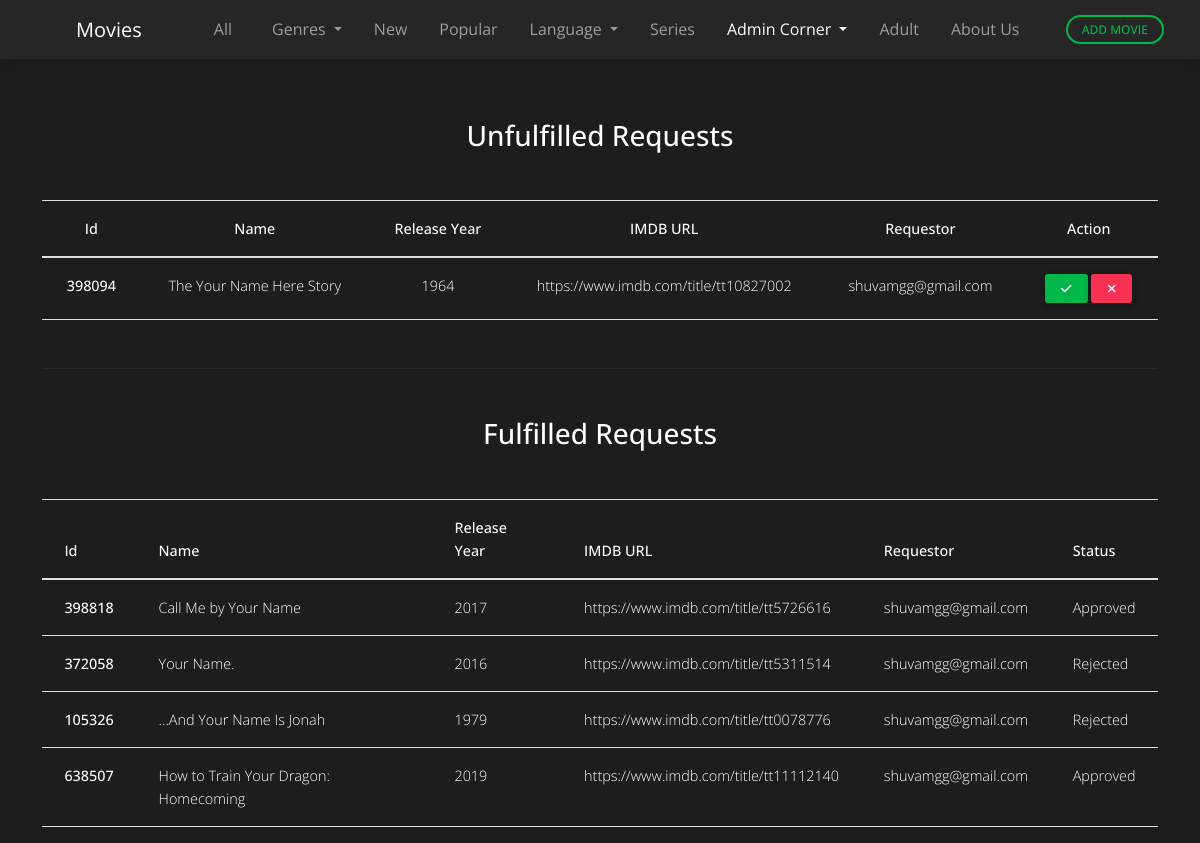
The app's page /requestdashboard (signed in), older data.
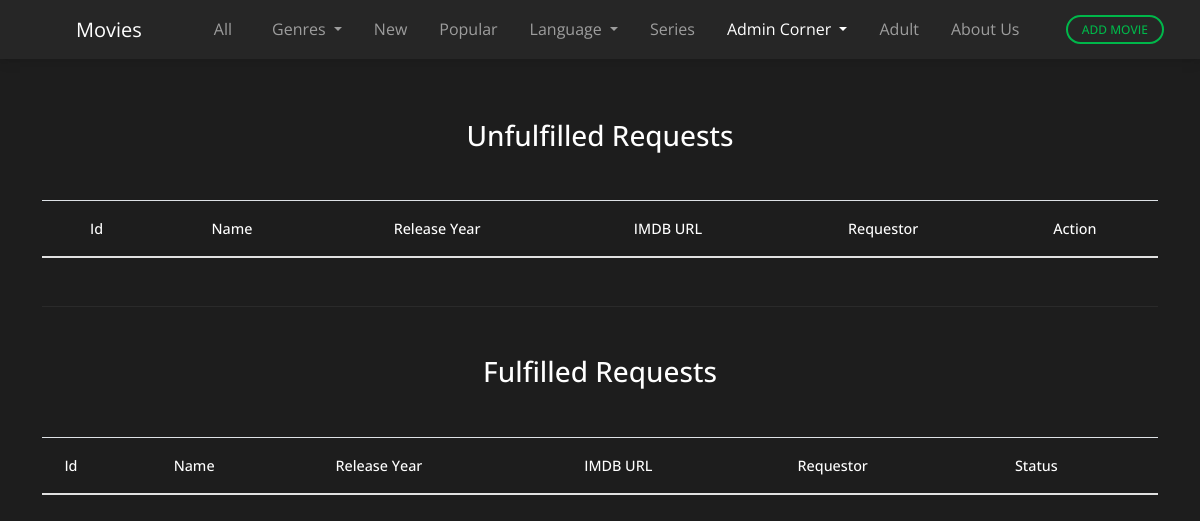
The same page, newer data.
### package/models.py (models this page shows, shortened)
class MovieRequest(db.Model, UserMixin):
    id = db.Column(db.String(100), unique=True, primary_key = True)
    imdb_URL = db.Column(db.String(100), unique=True, nullable=False)
    posterLink = db.Column(db.String(100), unique=True, nullable=False)
    requestor = db.Column(db.String(100), nullable=False)
    name = db.Column(db.String(100), nullable = False)
    original_name = db.Column(db.String(100), nullable = True)
    release_year = db.Column(db.String(100), nullable = False)
    isfulfilled = db.Column(db.Boolean, nullable=False, default=False)
    status = db.Column(db.String(100), default="Requested")

### package/route.py (the view)
@app.route("/requestdashboard", methods={"GET", "POST"})
@login_required
def requestdashboard():
    if request.method == "GET":
        unFulfilled = MovieRequest.query.filter_by(isfulfilled=False).all()
        fulfilled = MovieRequest.query.filter_by(isfulfilled=True).all()
        return render_template("requests.html", user=current_user, unFulfilled=unFulfilled, fulfilled=fulfilled, value="hidden", requestdashboard="active", admincorner="active")

### package/models.py (called while the page is built)
@login_manager.user_loader
def load_user(user_email):
    return User.query.get(str(user_email))

### package/templates/requests.html (shortened to what this page needs)
{% extends 'base.html' %}
{% block body %}
<div class="h3 text-white text-center mt-4 mb-5">
    Unfulfilled Requests
</div>
<table class="text-white text-center table align-middle">
    <thead>
      <tr>
        <th scope="col">Id</th>
        <th scope="col">Name</th>
        <th scope="col">Release Year</th>
        <th scope="col">IMDB URL</th>
        <th scope="col">Requestor</th>
        <th scope="col">Action</th>
      </tr>
    </thead>
    <tbody>
        {% for movie in unFulfilled %}
            <tr>
                <th scope="row">{{movie.id}}</th>
                <td>
                    <a href="/moviedetails/{{movie.id}}" class="urlhover text-decoration-none">{{movie.name}}</a>
                </td>
                <td>{{movie.release_year}}</td>
                <td>
                    <a target="_blank" class="urlhover text-decoration-none" href={{movie.imdb_URL}}>
                        {{movie.imdb_URL}}
                    </a>
                </td>
                <td>{{movie.requestor}}</td>
                <td>
                <button type="button" onclick="
                    Swal.fire({
                        title: 'Processing...',
                        imageUrl: '../../../static/img/spinner.gif',
                        timer: 3000
                    })
                    location.href='/acceptrequest/{{movie.id}}'" class="btn btn-success btn-sm px-3">
                    <i class="fas fa-check"></i>
                </button>
                <button type="button" onclick="
                    Swal.fire({
                        title: 'Processing...',
                        imageUrl: '../../../static/img/spinner.gif',
                        timer: 3000
                    })
                    location.href='/denyrequest/{{movie.id}}'"
                    class="btn btn-danger btn-sm px-3">
                    <i class="fas fa-times"></i>
                </button>
                </td>
            </tr>
        {% endfor %}
    </tbody>
  </table>
  <hr class="my-5">
    <div class="h3 text-white text-center mt-4 mb-5">
        Fulfilled Requests
    </div>
    <table class="text-white table align-middle">
        <thead>
          <tr>
            <th scope="col">Id</th>
            <th scope="col">Name</th>
            <th scope="col">Release Year</th>
            <th scope="col">IMDB URL</th>
            <th scope="col">Requestor</th>
            <th scope="col">Status</th>
          </tr>
        </thead>
        <tbody>
            {% for movie in fulfilled %}
                <tr>
                    <th scope="row">{{movie.id}}</th>
                    <td>
                        <a href="/moviedetails/{{movie.id}}" class="urlhover text-decoration-none">{{movie.name}}</a>
                    </td>
                    <td>{{movie.release_year}}</td>
                    <td>
                        <a target="_blank" class="urlhover text-decoration-none" href={{movie.imdb_URL}}>
                            {{movie.imdb_URL}}
                        </a>
                    </td>
                    <td>{{movie.requestor}}</td>
                    <td>
                    {{movie.status}}
                    </td>
                </tr>
            {% endfor %}
        </tbody>
      </table>
{% endblock body %}

### package/templates/base.html (shortened to what this page needs)
<!DOCTYPE html>
<html lang="en">
<head>
    <link rel="stylesheet" href="https://use.fontawesome.com/releases/v5.11.2/css/all.css">
    <link rel="stylesheet" href="{{ url_for('static',filename='css/bootstrap.min.css') }}">
    <link rel="stylesheet" href="{{ url_for('static',filename='css/mdb.min.css') }}">
    <link href="//cdn.jsdelivr.net/npm/@sweetalert2/theme-dark@4/dark.css" rel="stylesheet">
    <link rel="stylesheet" href="{{ url_for('static',filename='css/style.css') }}">
    <link rel="stylesheet" href="{{ url_for('static',filename='css/custom.css') }}">
</head>
<body style="background-color: rgb(29, 29, 29);">
    <nav class="navbar navbar-expand-lg navbar-dark bg-dark mb-4">
        <div class="container-fluid">
            <a class="navbar-brand mx-5" href="/">Movies</a>
            <div class="collapse navbar-collapse" id="MainNav">
                <ul class="navbar-nav mr-auto">
                    <li class="nav-item {{all}} mx-3">
                        <a class="nav-link" href="/all">All
                        </a>
                    </li>
                   <li class="nav-item {{category}} dropdown mx-2">
                        <a class="nav-link dropdown-toggle"  href="#" id="navbarDropdownMenuLinks" role="button" data-mdb-toggle="dropdown" aria-expanded="false">
                          Genres
                        </a>
                      </li>
                    <li class="nav-item {{new}} mx-2">
                        <a class="nav-link" href="/new">New
                        </a>
                    </li>
                    <li class="nav-item {{popular}} mx-2">
                        <a class="nav-link" href="/popular">Popular
                        </a>
                    </li>
                    <li class="nav-item dropdown {{language}} mx-2">
                        <a class="nav-link dropdown-toggle"  href="#" id="navbarDropdownMenuLinks" role="button" data-mdb-toggle="dropdown" aria-expanded="false">
                          Language
                        </a>
                    </li>
                    <li class="nav-item {{series}} mx-2">
                        <a class="nav-link" href="/series">Series
                        </a>
                    </li>
                    {% if user.admin %}
                        <li class="nav-item dropdown {{admincorner}} mx-2">
                            <a class="nav-link dropdown-toggle"  href="#" id="navbarDropdownMenuLinks" role="button" data-mdb-toggle="dropdown" aria-expanded="false">
                            Admin Corner
                            </a>
                        </li>
                        <li class="nav-item {{bin}} mx-2">
                            <a class="nav-link" href="/bin">Adult
                            </a>
                        </li>
                    {% endif %}
                    <li class="nav-item {{v}} mx-2">
                        <a class="nav-link" type="button" data-mdb-target="#aboutUsModal" data-mdb-toggle="modal">About Us
                        </a>
                    </li>
                </ul>
                {% if user.admin %}
                <div class="md-form mx-2">
                    <a type="button" class="btn btn-sm btn-outline-success btn-rounded waves-effect"
                        data-target="#modalConfirmUpdate" data-toggle="modal">Add Movie</a>
                </div>
                {% endif %}
            </div>
    </div>
    </nav>
    <div class="container" style="padding-top: 1%;">
        {% block body %}
        {% endblock body %}
    </div>
</body>
</html>

### package/static/css/custom.css (style rules this page uses)
body { font-family: 'Open Sans', sans-serif; }

Row changes from the older to the newer data that the page shows:
removed MovieRequest: id "398094", name "The Your Name Here Story", release_year "1964", imdb_URL "https://www.imdb.com/title/tt10827002", requestor "shuvamgg@gmail.com"
removed MovieRequest: id "398818", name "Call Me by Your Name", release_year "2017", imdb_URL "https://www.imdb.com/title/tt5726616", requestor "shuvamgg@gmail.com", status "Approved"
removed MovieRequest: id "372058", name "Your Name.", release_year "2016", imdb_URL "https://www.imdb.com/title/tt5311514", requestor "shuvamgg@gmail.com", status "Rejected"
removed MovieRequest: id "105326", name "...And Your Name Is Jonah", release_year "1979", imdb_URL "https://www.imdb.com/title/tt0078776", requestor "shuvamgg@gmail.com", status "Rejected"
removed MovieRequest: id "638507", name "How to Train Your Dragon: Homecoming", release_year "2019", imdb_URL "https://www.imdb.com/title/tt11112140", requestor "shuvamgg@gmail.com", status "Approved"
